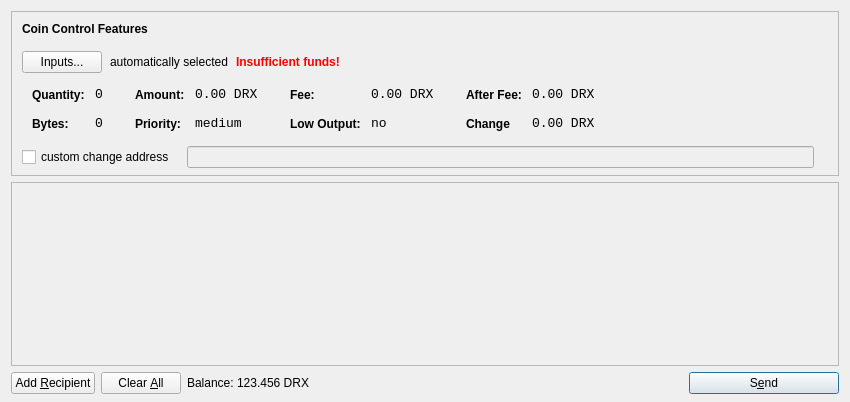
<?xml version="1.0" encoding="UTF-8"?>
<ui version="4.0">
 <class>SendCoinsDialog</class>
 <widget class="QDialog" name="SendCoinsDialog">
  <property name="geometry">
   <rect>
    <x>0</x>
    <y>0</y>
    <width>850</width>
    <height>402</height>
   </rect>
  </property>
  <property name="windowTitle">
   <string>Send Coins</string>
  </property>
  <layout class="QVBoxLayout" name="verticalLayout" stretch="0,1,0">
   <property name="bottomMargin">
    <number>8</number>
   </property>
   <item>
    <widget class="QFrame" name="frameCoinControl">
     <property name="sizePolicy">
      <sizepolicy hsizetype="Expanding" vsizetype="Expanding">
       <horstretch>0</horstretch>
       <verstretch>0</verstretch>
      </sizepolicy>
     </property>
     <property name="maximumSize">
      <size>
       <width>16777215</width>
       <height>16777215</height>
      </size>
     </property>
     <property name="frameShape">
      <enum>QFrame::StyledPanel</enum>
     </property>
     <property name="frameShadow">
      <enum>QFrame::Sunken</enum>
     </property>
     <layout class="QVBoxLayout" name="verticalLayoutCoinControl2">
      <property name="spacing">
       <number>6</number>
      </property>
      <property name="leftMargin">
       <number>0</number>
      </property>
      <property name="topMargin">
       <number>0</number>
      </property>
      <property name="rightMargin">
       <number>0</number>
      </property>
      <property name="bottomMargin">
       <number>6</number>
      </property>
      <item>
       <layout class="QVBoxLayout" name="verticalLayoutCoinControl" stretch="0,0,0,0,1">
        <property name="spacing">
         <number>0</number>
        </property>
        <property name="leftMargin">
         <number>10</number>
        </property>
        <property name="topMargin">
         <number>10</number>
        </property>
        <item>
         <layout class="QHBoxLayout" name="horizontalLayoutCoinControl1">
          <property name="bottomMargin">
           <number>15</number>
          </property>
          <item>
           <widget class="QLabel" name="labelCoinControlFeatures">
            <property name="sizePolicy">
             <sizepolicy hsizetype="Preferred" vsizetype="Maximum">
              <horstretch>0</horstretch>
              <verstretch>0</verstretch>
             </sizepolicy>
            </property>
            <property name="font">
             <font>
              <weight>75</weight>
              <bold>true</bold>
             </font>
            </property>
            <property name="styleSheet">
             <string notr="true">font-weight:bold;</string>
            </property>
            <property name="text">
             <string>Coin Control Features</string>
            </property>
           </widget>
          </item>
         </layout>
        </item>
        <item>
         <layout class="QHBoxLayout" name="horizontalLayoutCoinControl2" stretch="0,0,0,0">
          <property name="spacing">
           <number>8</number>
          </property>
          <property name="bottomMargin">
           <number>10</number>
          </property>
          <item>
           <widget class="QPushButton" name="pushButtonCoinControl">
            <property name="styleSheet">
             <string notr="true"/>
            </property>
            <property name="text">
             <string>Inputs...</string>
            </property>
           </widget>
          </item>
          <item>
           <widget class="QLabel" name="labelCoinControlAutomaticallySelected">
            <property name="text">
             <string>automatically selected</string>
            </property>
            <property name="margin">
             <number>5</number>
            </property>
           </widget>
          </item>
          <item>
           <widget class="QLabel" name="labelCoinControlInsuffFunds">
            <property name="font">
             <font>
              <weight>75</weight>
              <bold>true</bold>
             </font>
            </property>
            <property name="styleSheet">
             <string notr="true">color:red;font-weight:bold;</string>
            </property>
            <property name="text">
             <string>Insufficient funds!</string>
            </property>
            <property name="margin">
             <number>5</number>
            </property>
           </widget>
          </item>
          <item>
           <spacer name="horizontalSpacerCoinControl">
            <property name="orientation">
             <enum>Qt::Horizontal</enum>
            </property>
            <property name="sizeHint" stdset="0">
             <size>
              <width>40</width>
              <height>1</height>
             </size>
            </property>
           </spacer>
          </item>
         </layout>
        </item>
        <item>
         <widget class="QWidget" name="widgetCoinControl" native="true">
          <property name="sizePolicy">
           <sizepolicy hsizetype="Preferred" vsizetype="Preferred">
            <horstretch>0</horstretch>
            <verstretch>0</verstretch>
           </sizepolicy>
          </property>
          <property name="minimumSize">
           <size>
            <width>0</width>
            <height>0</height>
           </size>
          </property>
          <property name="styleSheet">
           <string notr="true"/>
          </property>
          <layout class="QHBoxLayout" name="horizontalLayoutCoinControl5">
           <property name="leftMargin">
            <number>0</number>
           </property>
           <property name="topMargin">
            <number>0</number>
           </property>
           <property name="rightMargin">
            <number>0</number>
           </property>
           <property name="bottomMargin">
            <number>0</number>
           </property>
           <item>
            <layout class="QHBoxLayout" name="horizontalLayoutCoinControl3" stretch="0,0,0,1">
             <property name="spacing">
              <number>20</number>
             </property>
             <property name="topMargin">
              <number>0</number>
             </property>
             <property name="bottomMargin">
              <number>10</number>
             </property>
             <item>
              <layout class="QFormLayout" name="formLayoutCoinControl1">
               <property name="horizontalSpacing">
                <number>10</number>
               </property>
               <property name="verticalSpacing">
                <number>14</number>
               </property>
               <property name="leftMargin">
                <number>10</number>
               </property>
               <property name="topMargin">
                <number>4</number>
               </property>
               <property name="rightMargin">
                <number>6</number>
               </property>
               <item row="0" column="0">
                <widget class="QLabel" name="labelCoinControlQuantityText">
                 <property name="styleSheet">
                  <string notr="true">font-weight:bold;</string>
                 </property>
                 <property name="text">
                  <string>Quantity:</string>
                 </property>
                 <property name="margin">
                  <number>0</number>
                 </property>
                </widget>
               </item>
               <item row="0" column="1">
                <widget class="QLabel" name="labelCoinControlQuantity">
                 <property name="font">
                  <font>
                   <family>Monospace</family>
                   <pointsize>10</pointsize>
                  </font>
                 </property>
                 <property name="cursor">
                  <cursorShape>IBeamCursor</cursorShape>
                 </property>
                 <property name="contextMenuPolicy">
                  <enum>Qt::ActionsContextMenu</enum>
                 </property>
                 <property name="text">
                  <string>0</string>
                 </property>
                 <property name="margin">
                  <number>0</number>
                 </property>
                 <property name="textInteractionFlags">
                  <set>Qt::LinksAccessibleByMouse|Qt::TextSelectableByKeyboard|Qt::TextSelectableByMouse</set>
                 </property>
                </widget>
               </item>
               <item row="1" column="0">
                <widget class="QLabel" name="labelCoinControlBytesText">
                 <property name="styleSheet">
                  <string notr="true">font-weight:bold;</string>
                 </property>
                 <property name="text">
                  <string>Bytes:</string>
                 </property>
                </widget>
               </item>
               <item row="1" column="1">
                <widget class="QLabel" name="labelCoinControlBytes">
                 <property name="font">
                  <font>
                   <family>Monospace</family>
                   <pointsize>10</pointsize>
                  </font>
                 </property>
                 <property name="cursor">
                  <cursorShape>IBeamCursor</cursorShape>
                 </property>
                 <property name="contextMenuPolicy">
                  <enum>Qt::ActionsContextMenu</enum>
                 </property>
                 <property name="text">
                  <string>0</string>
                 </property>
                 <property name="textInteractionFlags">
                  <set>Qt::LinksAccessibleByMouse|Qt::TextSelectableByKeyboard|Qt::TextSelectableByMouse</set>
                 </property>
                </widget>
               </item>
              </layout>
             </item>
             <item>
              <layout class="QFormLayout" name="formLayoutCoinControl2">
               <property name="horizontalSpacing">
                <number>10</number>
               </property>
               <property name="verticalSpacing">
                <number>14</number>
               </property>
               <property name="leftMargin">
                <number>6</number>
               </property>
               <property name="topMargin">
                <number>4</number>
               </property>
               <property name="rightMargin">
                <number>6</number>
               </property>
               <item row="0" column="0">
                <widget class="QLabel" name="labelCoinControlAmountText">
                 <property name="styleSheet">
                  <string notr="true">font-weight:bold;</string>
                 </property>
                 <property name="text">
                  <string>Amount:</string>
                 </property>
                 <property name="margin">
                  <number>0</number>
                 </property>
                </widget>
               </item>
               <item row="0" column="1">
                <widget class="QLabel" name="labelCoinControlAmount">
                 <property name="font">
                  <font>
                   <family>Monospace</family>
                   <pointsize>10</pointsize>
                  </font>
                 </property>
                 <property name="cursor">
                  <cursorShape>IBeamCursor</cursorShape>
                 </property>
                 <property name="contextMenuPolicy">
                  <enum>Qt::ActionsContextMenu</enum>
                 </property>
                 <property name="text">
                  <string>0.00 DRX</string>
                 </property>
                 <property name="textInteractionFlags">
                  <set>Qt::LinksAccessibleByMouse|Qt::TextSelectableByKeyboard|Qt::TextSelectableByMouse</set>
                 </property>
                </widget>
               </item>
               <item row="1" column="0">
                <widget class="QLabel" name="labelCoinControlPriorityText">
                 <property name="styleSheet">
                  <string notr="true">font-weight:bold;</string>
                 </property>
                 <property name="text">
                  <string>Priority:</string>
                 </property>
                </widget>
               </item>
               <item row="1" column="1">
                <widget class="QLabel" name="labelCoinControlPriority">
                 <property name="font">
                  <font>
                   <family>Monospace</family>
                   <pointsize>10</pointsize>
                  </font>
                 </property>
                 <property name="cursor">
                  <cursorShape>IBeamCursor</cursorShape>
                 </property>
                 <property name="contextMenuPolicy">
                  <enum>Qt::ActionsContextMenu</enum>
                 </property>
                 <property name="text">
                  <string>medium</string>
                 </property>
                 <property name="textInteractionFlags">
                  <set>Qt::LinksAccessibleByMouse|Qt::TextSelectableByKeyboard|Qt::TextSelectableByMouse</set>
                 </property>
                </widget>
               </item>
              </layout>
             </item>
             <item>
              <layout class="QFormLayout" name="formLayoutCoinControl3">
               <property name="horizontalSpacing">
                <number>10</number>
               </property>
               <property name="verticalSpacing">
                <number>14</number>
               </property>
               <property name="leftMargin">
                <number>6</number>
               </property>
               <property name="topMargin">
                <number>4</number>
               </property>
               <property name="rightMargin">
                <number>6</number>
               </property>
               <item row="0" column="0">
                <widget class="QLabel" name="labelCoinControlFeeText">
                 <property name="styleSheet">
                  <string notr="true">font-weight:bold;</string>
                 </property>
                 <property name="text">
                  <string>Fee:</string>
                 </property>
                 <property name="margin">
                  <number>0</number>
                 </property>
                </widget>
               </item>
               <item row="0" column="1">
                <widget class="QLabel" name="labelCoinControlFee">
                 <property name="font">
                  <font>
                   <family>Monospace</family>
                   <pointsize>10</pointsize>
                  </font>
                 </property>
                 <property name="cursor">
                  <cursorShape>IBeamCursor</cursorShape>
                 </property>
                 <property name="contextMenuPolicy">
                  <enum>Qt::ActionsContextMenu</enum>
                 </property>
                 <property name="text">
                  <string>0.00 DRX</string>
                 </property>
                 <property name="textInteractionFlags">
                  <set>Qt::LinksAccessibleByMouse|Qt::TextSelectableByKeyboard|Qt::TextSelectableByMouse</set>
                 </property>
                </widget>
               </item>
               <item row="1" column="0">
                <widget class="QLabel" name="labelCoinControlLowOutputText">
                 <property name="styleSheet">
                  <string notr="true">font-weight:bold;</string>
                 </property>
                 <property name="text">
                  <string>Low Output:</string>
                 </property>
                </widget>
               </item>
               <item row="1" column="1">
                <widget class="QLabel" name="labelCoinControlLowOutput">
                 <property name="font">
                  <font>
                   <family>Monospace</family>
                   <pointsize>10</pointsize>
                  </font>
                 </property>
                 <property name="cursor">
                  <cursorShape>IBeamCursor</cursorShape>
                 </property>
                 <property name="contextMenuPolicy">
                  <enum>Qt::ActionsContextMenu</enum>
                 </property>
                 <property name="text">
                  <string>no</string>
                 </property>
                 <property name="textInteractionFlags">
                  <set>Qt::LinksAccessibleByMouse|Qt::TextSelectableByKeyboard|Qt::TextSelectableByMouse</set>
                 </property>
                </widget>
               </item>
              </layout>
             </item>
             <item>
              <layout class="QFormLayout" name="formLayoutCoinControl4">
               <property name="horizontalSpacing">
                <number>10</number>
               </property>
               <property name="verticalSpacing">
                <number>14</number>
               </property>
               <property name="leftMargin">
                <number>6</number>
               </property>
               <property name="topMargin">
                <number>4</number>
               </property>
               <property name="rightMargin">
                <number>6</number>
               </property>
               <item row="0" column="0">
                <widget class="QLabel" name="labelCoinControlAfterFeeText">
                 <property name="styleSheet">
                  <string notr="true">font-weight:bold;</string>
                 </property>
                 <property name="text">
                  <string>After Fee:</string>
                 </property>
                 <property name="margin">
                  <number>0</number>
                 </property>
                </widget>
               </item>
               <item row="0" column="1">
                <widget class="QLabel" name="labelCoinControlAfterFee">
                 <property name="font">
                  <font>
                   <family>Monospace</family>
                   <pointsize>10</pointsize>
                  </font>
                 </property>
                 <property name="cursor">
                  <cursorShape>IBeamCursor</cursorShape>
                 </property>
                 <property name="contextMenuPolicy">
                  <enum>Qt::ActionsContextMenu</enum>
                 </property>
                 <property name="text">
                  <string>0.00 DRX</string>
                 </property>
                 <property name="textInteractionFlags">
                  <set>Qt::LinksAccessibleByMouse|Qt::TextSelectableByKeyboard|Qt::TextSelectableByMouse</set>
                 </property>
                </widget>
               </item>
               <item row="1" column="0">
                <widget class="QLabel" name="labelCoinControlChangeText">
                 <property name="styleSheet">
                  <string notr="true">font-weight:bold;</string>
                 </property>
                 <property name="text">
                  <string>Change</string>
                 </property>
                </widget>
               </item>
               <item row="1" column="1">
                <widget class="QLabel" name="labelCoinControlChange">
                 <property name="font">
                  <font>
                   <family>Monospace</family>
                   <pointsize>10</pointsize>
                  </font>
                 </property>
                 <property name="cursor">
                  <cursorShape>IBeamCursor</cursorShape>
                 </property>
                 <property name="contextMenuPolicy">
                  <enum>Qt::ActionsContextMenu</enum>
                 </property>
                 <property name="text">
                  <string>0.00 DRX</string>
                 </property>
                 <property name="textInteractionFlags">
                  <set>Qt::LinksAccessibleByMouse|Qt::TextSelectableByKeyboard|Qt::TextSelectableByMouse</set>
                 </property>
                </widget>
               </item>
              </layout>
             </item>
            </layout>
           </item>
          </layout>
         </widget>
        </item>
        <item>
         <layout class="QHBoxLayout" name="horizontalLayoutCoinControl4" stretch="0,0,0">
          <property name="spacing">
           <number>12</number>
          </property>
          <property name="sizeConstraint">
           <enum>QLayout::SetDefaultConstraint</enum>
          </property>
          <property name="topMargin">
           <number>5</number>
          </property>
          <property name="rightMargin">
           <number>5</number>
          </property>
          <item>
           <widget class="QCheckBox" name="checkBoxCoinControlChange">
            <property name="text">
             <string>custom change address</string>
            </property>
           </widget>
          </item>
          <item>
           <widget class="QLineEdit" name="lineEditCoinControlChange">
            <property name="enabled">
             <bool>false</bool>
            </property>
            <property name="sizePolicy">
             <sizepolicy hsizetype="Expanding" vsizetype="Fixed">
              <horstretch>0</horstretch>
              <verstretch>0</verstretch>
             </sizepolicy>
            </property>
           </widget>
          </item>
          <item>
           <widget class="QLabel" name="labelCoinControlChangeLabel">
            <property name="sizePolicy">
             <sizepolicy hsizetype="Preferred" vsizetype="Expanding">
              <horstretch>0</horstretch>
              <verstretch>0</verstretch>
             </sizepolicy>
            </property>
            <property name="minimumSize">
             <size>
              <width>0</width>
              <height>0</height>
             </size>
            </property>
            <property name="text">
             <string/>
            </property>
            <property name="margin">
             <number>3</number>
            </property>
           </widget>
          </item>
         </layout>
        </item>
        <item>
         <spacer name="verticalSpacerCoinControl">
          <property name="orientation">
           <enum>Qt::Vertical</enum>
          </property>
          <property name="sizeHint" stdset="0">
           <size>
            <width>800</width>
            <height>1</height>
           </size>
          </property>
         </spacer>
        </item>
       </layout>
      </item>
     </layout>
    </widget>
   </item>
   <item>
    <widget class="QScrollArea" name="scrollArea">
     <property name="widgetResizable">
      <bool>true</bool>
     </property>
     <widget class="QWidget" name="scrollAreaWidgetContents">
      <property name="geometry">
       <rect>
        <x>0</x>
        <y>0</y>
        <width>830</width>
        <height>174</height>
       </rect>
      </property>
      <layout class="QVBoxLayout" name="verticalLayout_2">
       <property name="leftMargin">
        <number>0</number>
       </property>
       <property name="topMargin">
        <number>0</number>
       </property>
       <property name="rightMargin">
        <number>0</number>
       </property>
       <property name="bottomMargin">
        <number>0</number>
       </property>
       <item>
        <layout class="QVBoxLayout" name="entries">
         <property name="spacing">
          <number>6</number>
         </property>
        </layout>
       </item>
       <item>
        <spacer name="verticalSpacer">
         <property name="orientation">
          <enum>Qt::Vertical</enum>
         </property>
         <property name="sizeHint" stdset="0">
          <size>
           <width>20</width>
           <height>40</height>
          </size>
         </property>
        </spacer>
       </item>
      </layout>
     </widget>
    </widget>
   </item>
   <item>
    <layout class="QHBoxLayout" name="horizontalLayout">
     <item>
      <widget class="QPushButton" name="addButton">
       <property name="toolTip">
        <string>Send to multiple recipients at once</string>
       </property>
       <property name="text">
        <string>Add &amp;Recipient</string>
       </property>
       <property name="icon">
        <iconset resource="../bitcoin.qrc">
         <normaloff>:/icons/add</normaloff>:/icons/add</iconset>
       </property>
       <property name="autoDefault">
        <bool>false</bool>
       </property>
      </widget>
     </item>
     <item>
      <widget class="QPushButton" name="clearButton">
       <property name="sizePolicy">
        <sizepolicy hsizetype="Minimum" vsizetype="Fixed">
         <horstretch>0</horstretch>
         <verstretch>0</verstretch>
        </sizepolicy>
       </property>
       <property name="toolTip">
        <string>Remove all transaction fields</string>
       </property>
       <property name="text">
        <string>Clear &amp;All</string>
       </property>
       <property name="icon">
        <iconset resource="../bitcoin.qrc">
         <normaloff>:/icons/remove</normaloff>:/icons/remove</iconset>
       </property>
       <property name="autoRepeatDelay">
        <number>300</number>
       </property>
       <property name="autoDefault">
        <bool>false</bool>
       </property>
      </widget>
     </item>
     <item>
      <layout class="QHBoxLayout" name="horizontalLayout_2">
       <property name="spacing">
        <number>3</number>
       </property>
       <item>
        <widget class="QLabel" name="label">
         <property name="sizePolicy">
          <sizepolicy hsizetype="Preferred" vsizetype="Fixed">
           <horstretch>0</horstretch>
           <verstretch>0</verstretch>
          </sizepolicy>
         </property>
         <property name="text">
          <string>Balance:</string>
         </property>
        </widget>
       </item>
       <item>
        <widget class="QLabel" name="labelBalance">
         <property name="sizePolicy">
          <sizepolicy hsizetype="Preferred" vsizetype="Fixed">
           <horstretch>0</horstretch>
           <verstretch>0</verstretch>
          </sizepolicy>
         </property>
         <property name="cursor">
          <cursorShape>IBeamCursor</cursorShape>
         </property>
         <property name="text">
          <string>123.456 DRX</string>
         </property>
         <property name="textInteractionFlags">
          <set>Qt::LinksAccessibleByMouse|Qt::TextSelectableByKeyboard|Qt::TextSelectableByMouse</set>
         </property>
        </widget>
       </item>
      </layout>
     </item>
     <item>
      <spacer name="horizontalSpacer">
       <property name="orientation">
        <enum>Qt::Horizontal</enum>
       </property>
       <property name="sizeHint" stdset="0">
        <size>
         <width>40</width>
         <height>20</height>
        </size>
       </property>
      </spacer>
     </item>
     <item>
      <widget class="QPushButton" name="sendButton">
       <property name="minimumSize">
        <size>
         <width>150</width>
         <height>0</height>
        </size>
       </property>
       <property name="toolTip">
        <string>Confirm the send action</string>
       </property>
       <property name="text">
        <string>S&amp;end</string>
       </property>
       <property name="icon">
        <iconset resource="../bitcoin.qrc">
         <normaloff>:/icons/send</normaloff>:/icons/send</iconset>
       </property>
       <property name="default">
        <bool>true</bool>
       </property>
      </widget>
     </item>
    </layout>
   </item>
  </layout>
 </widget>
 <resources>
  <include location="../bitcoin.qrc"/>
 </resources>
 <connections/>
</ui>
